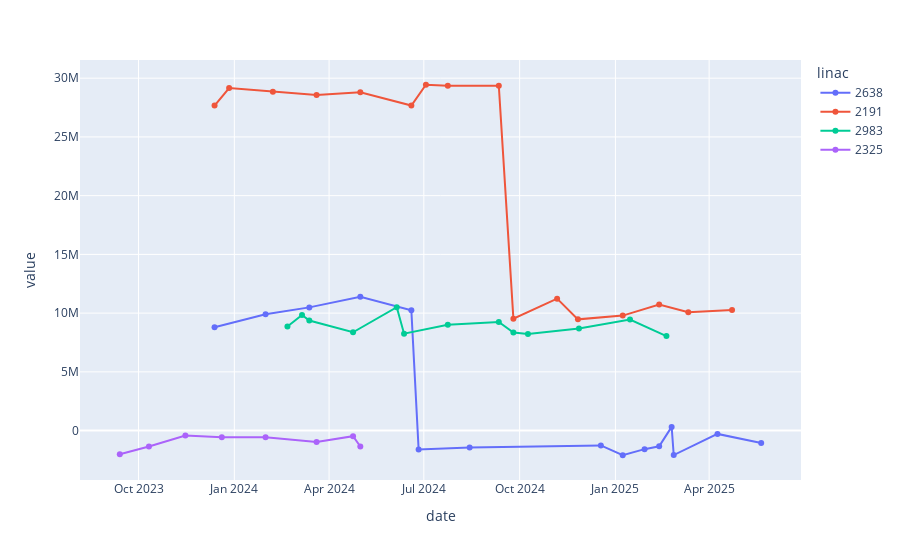
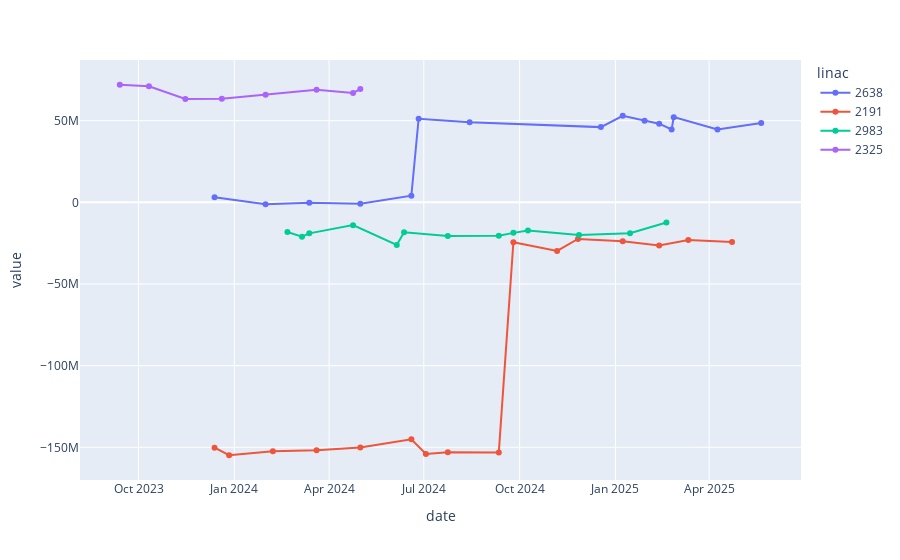
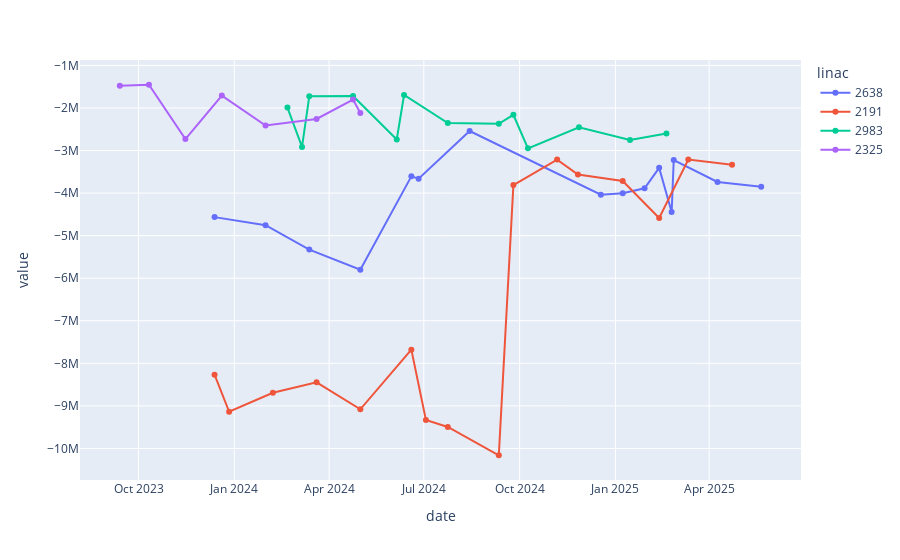
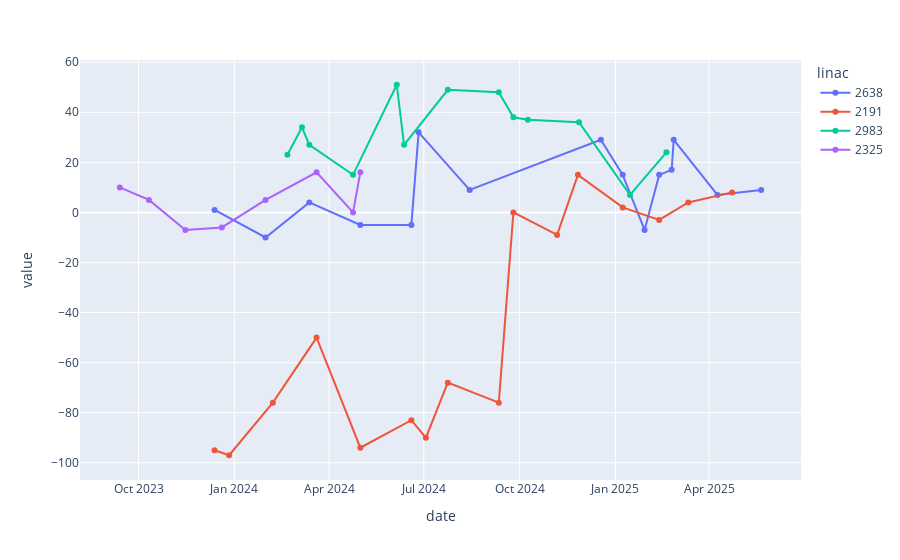

Notebook code cell kept with these figures, in order:
### Code cell
for x in range(len(show.columns)):  
    p_I = show.columns[x][:2]


    fig = px.line(optics_y2[optics_y2["Part&item"] == f"I:{p_I[0]} P:{p_I[1]}"], x="date", y ="value", color="linac", hover_data=["Part&item", "category"],markers=True)
    fig.show()

### Figure 1 — Plotly figure (JSON) as saved in the notebook; plotly's stock layout.template omitted (floating-point values rounded to 4 significant figures)
{"data": [{"customdata": [["I:2380 P:398.0", "Leaf Y2 1"], ["I:2380 P:398.0", "Leaf Y2 1"], ["I:2380 P:398.0", "Leaf Y2 1"], ["I:2380 P:398.0", "Leaf Y2 1"], ["I:2380 P:398.0", "Leaf Y2 1"], ["I:2380 P:398.0", "Leaf Y2 1"], ["I:2380 P:398.0", "Leaf Y2 1"], ["I:2380 P:398.0", "Leaf Y2 1"], ["I:2380 P:398.0", "Leaf Y2 1"], ["I:2380 P:398.0", "Leaf Y2 1"], ["I:2380 P:398.0", "Leaf Y2 1"], ["I:2380 P:398.0", "Leaf Y2 1"], ["I:2380 P:398.0", "Leaf Y2 1"], ["I:2380 P:398.0", "Leaf Y2 1"], ["I:2380 P:398.0", "Leaf Y2 1"]], "hovertemplate": "linac=2638<br>date=%{x}<br>value=%{y}<br>Part&item=%{customdata[0]}<br>category=%{customdata[1]}<extra></extra>", "legendgroup": "2638", "line": {"color": "#636efa", "dash": "solid"}, "marker": {"symbol": "circle"}, "mode": "lines+markers", "name": "2638", "orientation": "v", "showlegend": true, "type": "scatter", "x": ["2025-05-21", "2025-04-09", "2025-02-26", "2025-02-24", "2025-02-12", "2025-01-29", "2025-01-08", "2024-12-18", "2024-08-14", "2024-06-26", "2024-06-19", "2024-05-01", "2024-03-13", "2024-01-31", "2023-12-13"], "xaxis": "x", "y": [-1053699, -283385, -2081300, 315073, -1336272, -1580203, -2099075, -1261712, -1448414, -1614573, 10235622, 11395423, 10487684, 9909466, 8794145], "yaxis": "y"}, {"customdata": [["I:2380 P:398.0", "Leaf Y2 1"], ["I:2380 P:398.0", "Leaf Y2 1"], ["I:2380 P:398.0", "Leaf Y2 1"], ["I:2380 P:398.0", "Leaf Y2 1"], ["I:2380 P:398.0", "Leaf Y2 1"], ["I:2380 P:398.0", "Leaf Y2 1"], ["I:2380 P:398.0", "Leaf Y2 1"], ["I:2380 P:398.0", "Leaf Y2 1"], ["I:2380 P:398.0", "Leaf Y2 1"], ["I:2380 P:398.0", "Leaf Y2 1"], ["I:2380 P:398.0", "Leaf Y2 1"], ["I:2380 P:398.0", "Leaf Y2 1"], ["I:2380 P:398.0", "Leaf Y2 1"], ["I:2380 P:398.0", "Leaf Y2 1"], ["I:2380 P:398.0", "Leaf Y2 1"], ["I:2380 P:398.0", "Leaf Y2 1"]], "hovertemplate": "linac=2191<br>date=%{x}<br>value=%{y}<br>Part&item=%{customdata[0]}<br>category=%{customdata[1]}<extra></extra>", "legendgroup": "2191", "line": {"color": "#EF553B", "dash": "solid"}, "marker": {"symbol": "circle"}, "mode": "lines+markers", "name": "2191", "orientation": "v", "showlegend": true, "type": "scatter", "x": ["2025-04-23", "2025-03-12", "2025-02-12", "2025-01-08", "2024-11-26", "2024-11-06", "2024-09-25", "2024-09-11", "2024-07-24", "2024-07-03", "2024-06-19", "2024-05-01", "2024-03-20", "2024-02-07", "2023-12-27", "2023-12-13"], "xaxis": "x", "y": [10270783, 10082647, 10738335, 9788900, 9468558, 11233037, 9530761, 29360428, 29352826, 29440849, 27669497, 28808918, 28572578, 28844826, 29156302, 27669540], "yaxis": "y"}, {"customdata": [["I:2380 P:398.0", "Leaf Y2 1"], ["I:2380 P:398.0", "Leaf Y2 1"], ["I:2380 P:398.0", "Leaf Y2 1"], ["I:2380 P:398.0", "Leaf Y2 1"], ["I:2380 P:398.0", "Leaf Y2 1"], ["I:2380 P:398.0", "Leaf Y2 1"], ["I:2380 P:398.0", "Leaf Y2 1"], ["I:2380 P:398.0", "Leaf Y2 1"], ["I:2380 P:398.0", "Leaf Y2 1"], ["I:2380 P:398.0", "Leaf Y2 1"], ["I:2380 P:398.0", "Leaf Y2 1"], ["I:2380 P:398.0", "Leaf Y2 1"], ["I:2380 P:398.0", "Leaf Y2 1"]], "hovertemplate": "linac=2983<br>date=%{x}<br>value=%{y}<br>Part&item=%{customdata[0]}<br>category=%{customdata[1]}<extra></extra>", "legendgroup": "2983", "line": {"color": "#00cc96", "dash": "solid"}, "marker": {"symbol": "circle"}, "mode": "lines+markers", "name": "2983", "orientation": "v", "showlegend": true, "type": "scatter", "x": ["2025-02-19", "2025-01-15", "2024-11-27", "2024-10-09", "2024-09-25", "2024-09-11", "2024-07-24", "2024-06-12", "2024-06-05", "2024-04-24", "2024-03-13", "2024-03-06", "2024-02-21"], "xaxis": "x", "y": [8044889, 9457796, 8699075, 8225012, 8348095, 9239257, 9006481, 8249821, 10507981, 8368966, 9364320, 9838042, 8858500], "yaxis": "y"}, {"customdata": [["I:2380 P:398.0", "Leaf Y2 1"], ["I:2380 P:398.0", "Leaf Y2 1"], ["I:2380 P:398.0", "Leaf Y2 1"], ["I:2380 P:398.0", "Leaf Y2 1"], ["I:2380 P:398.0", "Leaf Y2 1"], ["I:2380 P:398.0", "Leaf Y2 1"], ["I:2380 P:398.0", "Leaf Y2 1"], ["I:2380 P:398.0", "Leaf Y2 1"]], "hovertemplate": "linac=2325<br>date=%{x}<br>value=%{y}<br>Part&item=%{customdata[0]}<br>category=%{customdata[1]}<extra></extra>", "legendgroup": "2325", "line": {"color": "#ab63fa", "dash": "solid"}, "marker": {"symbol": "circle"}, "mode": "lines+markers", "name": "2325", "orientation": "v", "showlegend": true, "type": "scatter", "x": ["2024-05-01", "2024-04-24", "2024-03-20", "2024-01-31", "2023-12-20", "2023-11-15", "2023-10-11", "2023-09-13"], "xaxis": "x", "y": [-1352145, -477599, -963012, -562696, -574543, -422729, -1347111, -2006749], "yaxis": "y"}], "layout": {"legend": {"title": {"text": "linac"}, "tracegroupgap": 0}, "margin": {"t": 60}, "xaxis": {"anchor": "y", "domain": [0, 1], "title": {"text": "date"}}, "yaxis": {"anchor": "x", "domain": [0, 1], "title": {"text": "value"}}}}

### Figure 2 — Plotly figure (JSON) as saved in the notebook; plotly's stock layout.template omitted (floating-point values rounded to 4 significant figures)
{"data": [{"customdata": [["I:2380 P:399.0", "Leaf Y2 1"], ["I:2380 P:399.0", "Leaf Y2 1"], ["I:2380 P:399.0", "Leaf Y2 1"], ["I:2380 P:399.0", "Leaf Y2 1"], ["I:2380 P:399.0", "Leaf Y2 1"], ["I:2380 P:399.0", "Leaf Y2 1"], ["I:2380 P:399.0", "Leaf Y2 1"], ["I:2380 P:399.0", "Leaf Y2 1"], ["I:2380 P:399.0", "Leaf Y2 1"], ["I:2380 P:399.0", "Leaf Y2 1"], ["I:2380 P:399.0", "Leaf Y2 1"], ["I:2380 P:399.0", "Leaf Y2 1"], ["I:2380 P:399.0", "Leaf Y2 1"], ["I:2380 P:399.0", "Leaf Y2 1"], ["I:2380 P:399.0", "Leaf Y2 1"]], "hovertemplate": "linac=2638<br>date=%{x}<br>value=%{y}<br>Part&item=%{customdata[0]}<br>category=%{customdata[1]}<extra></extra>", "legendgroup": "2638", "line": {"color": "#636efa", "dash": "solid"}, "marker": {"symbol": "circle"}, "mode": "lines+markers", "name": "2638", "orientation": "v", "showlegend": true, "type": "scatter", "x": ["2025-05-21", "2025-04-09", "2025-02-26", "2025-02-24", "2025-02-12", "2025-01-29", "2025-01-08", "2024-12-18", "2024-08-14", "2024-06-26", "2024-06-19", "2024-05-01", "2024-03-13", "2024-01-31", "2023-12-13"], "xaxis": "x", "y": [48502966, 44580187, 52157411, 44615102, 48151105, 49957344, 52935547, 46042215, 48991173, 51157402, 4026146, -808319, -187353, -1237584, 3121544], "yaxis": "y"}, {"customdata": [["I:2380 P:399.0", "Leaf Y2 1"], ["I:2380 P:399.0", "Leaf Y2 1"], ["I:2380 P:399.0", "Leaf Y2 1"], ["I:2380 P:399.0", "Leaf Y2 1"], ["I:2380 P:399.0", "Leaf Y2 1"], ["I:2380 P:399.0", "Leaf Y2 1"], ["I:2380 P:399.0", "Leaf Y2 1"], ["I:2380 P:399.0", "Leaf Y2 1"], ["I:2380 P:399.0", "Leaf Y2 1"], ["I:2380 P:399.0", "Leaf Y2 1"], ["I:2380 P:399.0", "Leaf Y2 1"], ["I:2380 P:399.0", "Leaf Y2 1"], ["I:2380 P:399.0", "Leaf Y2 1"], ["I:2380 P:399.0", "Leaf Y2 1"], ["I:2380 P:399.0", "Leaf Y2 1"], ["I:2380 P:399.0", "Leaf Y2 1"]], "hovertemplate": "linac=2191<br>date=%{x}<br>value=%{y}<br>Part&item=%{customdata[0]}<br>category=%{customdata[1]}<extra></extra>", "legendgroup": "2191", "line": {"color": "#EF553B", "dash": "solid"}, "marker": {"symbol": "circle"}, "mode": "lines+markers", "name": "2191", "orientation": "v", "showlegend": true, "type": "scatter", "x": ["2025-04-23", "2025-03-12", "2025-02-12", "2025-01-08", "2024-11-26", "2024-11-06", "2024-09-25", "2024-09-11", "2024-07-24", "2024-07-03", "2024-06-19", "2024-05-01", "2024-03-20", "2024-02-07", "2023-12-27", "2023-12-13"], "xaxis": "x", "y": [-24258943, -23144757, -26492178, -23858594, -22398800, -29780730, -24420024, -153124345, -153095933, -154037820, -145050056, -150078759, -151860779, -152383222, -154863162, -150234475], "yaxis": "y"}, {"customdata": [["I:2380 P:399.0", "Leaf Y2 1"], ["I:2380 P:399.0", "Leaf Y2 1"], ["I:2380 P:399.0", "Leaf Y2 1"], ["I:2380 P:399.0", "Leaf Y2 1"], ["I:2380 P:399.0", "Leaf Y2 1"], ["I:2380 P:399.0", "Leaf Y2 1"], ["I:2380 P:399.0", "Leaf Y2 1"], ["I:2380 P:399.0", "Leaf Y2 1"], ["I:2380 P:399.0", "Leaf Y2 1"], ["I:2380 P:399.0", "Leaf Y2 1"], ["I:2380 P:399.0", "Leaf Y2 1"], ["I:2380 P:399.0", "Leaf Y2 1"], ["I:2380 P:399.0", "Leaf Y2 1"]], "hovertemplate": "linac=2983<br>date=%{x}<br>value=%{y}<br>Part&item=%{customdata[0]}<br>category=%{customdata[1]}<extra></extra>", "legendgroup": "2983", "line": {"color": "#00cc96", "dash": "solid"}, "marker": {"symbol": "circle"}, "mode": "lines+markers", "name": "2983", "orientation": "v", "showlegend": true, "type": "scatter", "x": ["2025-02-19", "2025-01-15", "2024-11-27", "2024-10-09", "2024-09-25", "2024-09-11", "2024-07-24", "2024-06-12", "2024-06-05", "2024-04-24", "2024-03-13", "2024-03-06", "2024-02-21"], "xaxis": "x", "y": [-12328285, -18952083, -19944285, -17302248, -18704026, -20524081, -20647848, -18338570, -26121760, -13962983, -19008462, -21016980, -18200702], "yaxis": "y"}, {"customdata": [["I:2380 P:399.0", "Leaf Y2 1"], ["I:2380 P:399.0", "Leaf Y2 1"], ["I:2380 P:399.0", "Leaf Y2 1"], ["I:2380 P:399.0", "Leaf Y2 1"], ["I:2380 P:399.0", "Leaf Y2 1"], ["I:2380 P:399.0", "Leaf Y2 1"], ["I:2380 P:399.0", "Leaf Y2 1"], ["I:2380 P:399.0", "Leaf Y2 1"]], "hovertemplate": "linac=2325<br>date=%{x}<br>value=%{y}<br>Part&item=%{customdata[0]}<br>category=%{customdata[1]}<extra></extra>", "legendgroup": "2325", "line": {"color": "#ab63fa", "dash": "solid"}, "marker": {"symbol": "circle"}, "mode": "lines+markers", "name": "2325", "orientation": "v", "showlegend": true, "type": "scatter", "x": ["2024-05-01", "2024-04-24", "2024-03-20", "2024-01-31", "2023-12-20", "2023-11-15", "2023-10-11", "2023-09-13"], "xaxis": "x", "y": [69351228, 66968405, 68972834, 65863461, 63441924, 63282662, 71102249, 71985585], "yaxis": "y"}], "layout": {"legend": {"title": {"text": "linac"}, "tracegroupgap": 0}, "margin": {"t": 60}, "xaxis": {"anchor": "y", "domain": [0, 1], "title": {"text": "date"}}, "yaxis": {"anchor": "x", "domain": [0, 1], "title": {"text": "value"}}}}

### Figure 3 — Plotly figure (JSON) as saved in the notebook; plotly's stock layout.template omitted (floating-point values rounded to 4 significant figures)
{"data": [{"customdata": [["I:2380 P:400.0", "Leaf Y2 1"], ["I:2380 P:400.0", "Leaf Y2 1"], ["I:2380 P:400.0", "Leaf Y2 1"], ["I:2380 P:400.0", "Leaf Y2 1"], ["I:2380 P:400.0", "Leaf Y2 1"], ["I:2380 P:400.0", "Leaf Y2 1"], ["I:2380 P:400.0", "Leaf Y2 1"], ["I:2380 P:400.0", "Leaf Y2 1"], ["I:2380 P:400.0", "Leaf Y2 1"], ["I:2380 P:400.0", "Leaf Y2 1"], ["I:2380 P:400.0", "Leaf Y2 1"], ["I:2380 P:400.0", "Leaf Y2 1"], ["I:2380 P:400.0", "Leaf Y2 1"], ["I:2380 P:400.0", "Leaf Y2 1"], ["I:2380 P:400.0", "Leaf Y2 1"]], "hovertemplate": "linac=2638<br>date=%{x}<br>value=%{y}<br>Part&item=%{customdata[0]}<br>category=%{customdata[1]}<extra></extra>", "legendgroup": "2638", "line": {"color": "#636efa", "dash": "solid"}, "marker": {"symbol": "circle"}, "mode": "lines+markers", "name": "2638", "orientation": "v", "showlegend": true, "type": "scatter", "x": ["2025-05-21", "2025-04-09", "2025-02-26", "2025-02-24", "2025-02-12", "2025-01-29", "2025-01-08", "2024-12-18", "2024-08-14", "2024-06-26", "2024-06-19", "2024-05-01", "2024-03-13", "2024-01-31", "2023-12-13"], "xaxis": "x", "y": [-3849364, -3739880, -3223575, -4444517, -3407470, -3887471, -4003982, -4039678, -2542449, -3660786, -3607215, -5799435, -5328218, -4753633, -4564950], "yaxis": "y"}, {"customdata": [["I:2380 P:400.0", "Leaf Y2 1"], ["I:2380 P:400.0", "Leaf Y2 1"], ["I:2380 P:400.0", "Leaf Y2 1"], ["I:2380 P:400.0", "Leaf Y2 1"], ["I:2380 P:400.0", "Leaf Y2 1"], ["I:2380 P:400.0", "Leaf Y2 1"], ["I:2380 P:400.0", "Leaf Y2 1"], ["I:2380 P:400.0", "Leaf Y2 1"], ["I:2380 P:400.0", "Leaf Y2 1"], ["I:2380 P:400.0", "Leaf Y2 1"], ["I:2380 P:400.0", "Leaf Y2 1"], ["I:2380 P:400.0", "Leaf Y2 1"], ["I:2380 P:400.0", "Leaf Y2 1"], ["I:2380 P:400.0", "Leaf Y2 1"], ["I:2380 P:400.0", "Leaf Y2 1"], ["I:2380 P:400.0", "Leaf Y2 1"]], "hovertemplate": "linac=2191<br>date=%{x}<br>value=%{y}<br>Part&item=%{customdata[0]}<br>category=%{customdata[1]}<extra></extra>", "legendgroup": "2191", "line": {"color": "#EF553B", "dash": "solid"}, "marker": {"symbol": "circle"}, "mode": "lines+markers", "name": "2191", "orientation": "v", "showlegend": true, "type": "scatter", "x": ["2025-04-23", "2025-03-12", "2025-02-12", "2025-01-08", "2024-11-26", "2024-11-06", "2024-09-25", "2024-09-11", "2024-07-24", "2024-07-03", "2024-06-19", "2024-05-01", "2024-03-20", "2024-02-07", "2023-12-27", "2023-12-13"], "xaxis": "x", "y": [-3332220, -3213361, -4584472, -3716509, -3562173, -3213109, -3812215, -10160360, -9495214, -9330880, -7678926, -9080614, -8446832, -8691977, -9138163, -8266706], "yaxis": "y"}, {"customdata": [["I:2380 P:400.0", "Leaf Y2 1"], ["I:2380 P:400.0", "Leaf Y2 1"], ["I:2380 P:400.0", "Leaf Y2 1"], ["I:2380 P:400.0", "Leaf Y2 1"], ["I:2380 P:400.0", "Leaf Y2 1"], ["I:2380 P:400.0", "Leaf Y2 1"], ["I:2380 P:400.0", "Leaf Y2 1"], ["I:2380 P:400.0", "Leaf Y2 1"], ["I:2380 P:400.0", "Leaf Y2 1"], ["I:2380 P:400.0", "Leaf Y2 1"], ["I:2380 P:400.0", "Leaf Y2 1"], ["I:2380 P:400.0", "Leaf Y2 1"], ["I:2380 P:400.0", "Leaf Y2 1"]], "hovertemplate": "linac=2983<br>date=%{x}<br>value=%{y}<br>Part&item=%{customdata[0]}<br>category=%{customdata[1]}<extra></extra>", "legendgroup": "2983", "line": {"color": "#00cc96", "dash": "solid"}, "marker": {"symbol": "circle"}, "mode": "lines+markers", "name": "2983", "orientation": "v", "showlegend": true, "type": "scatter", "x": ["2025-02-19", "2025-01-15", "2024-11-27", "2024-10-09", "2024-09-25", "2024-09-11", "2024-07-24", "2024-06-12", "2024-06-05", "2024-04-24", "2024-03-13", "2024-03-06", "2024-02-21"], "xaxis": "x", "y": [-2600036, -2750286, -2454839, -2949480, -2161122, -2373371, -2354993, -1695660, -2739133, -1717966, -1724087, -2914416, -1991470], "yaxis": "y"}, {"customdata": [["I:2380 P:400.0", "Leaf Y2 1"], ["I:2380 P:400.0", "Leaf Y2 1"], ["I:2380 P:400.0", "Leaf Y2 1"], ["I:2380 P:400.0", "Leaf Y2 1"], ["I:2380 P:400.0", "Leaf Y2 1"], ["I:2380 P:400.0", "Leaf Y2 1"], ["I:2380 P:400.0", "Leaf Y2 1"], ["I:2380 P:400.0", "Leaf Y2 1"]], "hovertemplate": "linac=2325<br>date=%{x}<br>value=%{y}<br>Part&item=%{customdata[0]}<br>category=%{customdata[1]}<extra></extra>", "legendgroup": "2325", "line": {"color": "#ab63fa", "dash": "solid"}, "marker": {"symbol": "circle"}, "mode": "lines+markers", "name": "2325", "orientation": "v", "showlegend": true, "type": "scatter", "x": ["2024-05-01", "2024-04-24", "2024-03-20", "2024-01-31", "2023-12-20", "2023-11-15", "2023-10-11", "2023-09-13"], "xaxis": "x", "y": [-2118441, -1802570, -2259004, -2412157, -1708777, -2729689, -1454489, -1479038], "yaxis": "y"}], "layout": {"legend": {"title": {"text": "linac"}, "tracegroupgap": 0}, "margin": {"t": 60}, "xaxis": {"anchor": "y", "domain": [0, 1], "title": {"text": "date"}}, "yaxis": {"anchor": "x", "domain": [0, 1], "title": {"text": "value"}}}}

### Figure 4 — Plotly figure (JSON) as saved in the notebook; plotly's stock layout.template omitted (floating-point values rounded to 4 significant figures)
{"data": [{"customdata": [["I:2380 P:401.0", "Leaf Y2 1"], ["I:2380 P:401.0", "Leaf Y2 1"], ["I:2380 P:401.0", "Leaf Y2 1"], ["I:2380 P:401.0", "Leaf Y2 1"], ["I:2380 P:401.0", "Leaf Y2 1"], ["I:2380 P:401.0", "Leaf Y2 1"], ["I:2380 P:401.0", "Leaf Y2 1"], ["I:2380 P:401.0", "Leaf Y2 1"], ["I:2380 P:401.0", "Leaf Y2 1"], ["I:2380 P:401.0", "Leaf Y2 1"], ["I:2380 P:401.0", "Leaf Y2 1"], ["I:2380 P:401.0", "Leaf Y2 1"], ["I:2380 P:401.0", "Leaf Y2 1"], ["I:2380 P:401.0", "Leaf Y2 1"], ["I:2380 P:401.0", "Leaf Y2 1"]], "hovertemplate": "linac=2638<br>date=%{x}<br>value=%{y}<br>Part&item=%{customdata[0]}<br>category=%{customdata[1]}<extra></extra>", "legendgroup": "2638", "line": {"color": "#636efa", "dash": "solid"}, "marker": {"symbol": "circle"}, "mode": "lines+markers", "name": "2638", "orientation": "v", "showlegend": true, "type": "scatter", "x": ["2025-05-21", "2025-04-09", "2025-02-26", "2025-02-24", "2025-02-12", "2025-01-29", "2025-01-08", "2024-12-18", "2024-08-14", "2024-06-26", "2024-06-19", "2024-05-01", "2024-03-13", "2024-01-31", "2023-12-13"], "xaxis": "x", "y": [9, 7, 29, 17, 15, -7, 15, 29, 9, 32, -5, -5, 4, -10, 1], "yaxis": "y"}, {"customdata": [["I:2380 P:401.0", "Leaf Y2 1"], ["I:2380 P:401.0", "Leaf Y2 1"], ["I:2380 P:401.0", "Leaf Y2 1"], ["I:2380 P:401.0", "Leaf Y2 1"], ["I:2380 P:401.0", "Leaf Y2 1"], ["I:2380 P:401.0", "Leaf Y2 1"], ["I:2380 P:401.0", "Leaf Y2 1"], ["I:2380 P:401.0", "Leaf Y2 1"], ["I:2380 P:401.0", "Leaf Y2 1"], ["I:2380 P:401.0", "Leaf Y2 1"], ["I:2380 P:401.0", "Leaf Y2 1"], ["I:2380 P:401.0", "Leaf Y2 1"], ["I:2380 P:401.0", "Leaf Y2 1"], ["I:2380 P:401.0", "Leaf Y2 1"], ["I:2380 P:401.0", "Leaf Y2 1"], ["I:2380 P:401.0", "Leaf Y2 1"]], "hovertemplate": "linac=2191<br>date=%{x}<br>value=%{y}<br>Part&item=%{customdata[0]}<br>category=%{customdata[1]}<extra></extra>", "legendgroup": "2191", "line": {"color": "#EF553B", "dash": "solid"}, "marker": {"symbol": "circle"}, "mode": "lines+markers", "name": "2191", "orientation": "v", "showlegend": true, "type": "scatter", "x": ["2025-04-23", "2025-03-12", "2025-02-12", "2025-01-08", "2024-11-26", "2024-11-06", "2024-09-25", "2024-09-11", "2024-07-24", "2024-07-03", "2024-06-19", "2024-05-01", "2024-03-20", "2024-02-07", "2023-12-27", "2023-12-13"], "xaxis": "x", "y": [8, 4, -3, 2, 15, -9, 0, -76, -68, -90, -83, -94, -50, -76, -97, -95], "yaxis": "y"}, {"customdata": [["I:2380 P:401.0", "Leaf Y2 1"], ["I:2380 P:401.0", "Leaf Y2 1"], ["I:2380 P:401.0", "Leaf Y2 1"], ["I:2380 P:401.0", "Leaf Y2 1"], ["I:2380 P:401.0", "Leaf Y2 1"], ["I:2380 P:401.0", "Leaf Y2 1"], ["I:2380 P:401.0", "Leaf Y2 1"], ["I:2380 P:401.0", "Leaf Y2 1"], ["I:2380 P:401.0", "Leaf Y2 1"], ["I:2380 P:401.0", "Leaf Y2 1"], ["I:2380 P:401.0", "Leaf Y2 1"], ["I:2380 P:401.0", "Leaf Y2 1"], ["I:2380 P:401.0", "Leaf Y2 1"]], "hovertemplate": "linac=2983<br>date=%{x}<br>value=%{y}<br>Part&item=%{customdata[0]}<br>category=%{customdata[1]}<extra></extra>", "legendgroup": "2983", "line": {"color": "#00cc96", "dash": "solid"}, "marker": {"symbol": "circle"}, "mode": "lines+markers", "name": "2983", "orientation": "v", "showlegend": true, "type": "scatter", "x": ["2025-02-19", "2025-01-15", "2024-11-27", "2024-10-09", "2024-09-25", "2024-09-11", "2024-07-24", "2024-06-12", "2024-06-05", "2024-04-24", "2024-03-13", "2024-03-06", "2024-02-21"], "xaxis": "x", "y": [24, 7, 36, 37, 38, 48, 49, 27, 51, 15, 27, 34, 23], "yaxis": "y"}, {"customdata": [["I:2380 P:401.0", "Leaf Y2 1"], ["I:2380 P:401.0", "Leaf Y2 1"], ["I:2380 P:401.0", "Leaf Y2 1"], ["I:2380 P:401.0", "Leaf Y2 1"], ["I:2380 P:401.0", "Leaf Y2 1"], ["I:2380 P:401.0", "Leaf Y2 1"], ["I:2380 P:401.0", "Leaf Y2 1"], ["I:2380 P:401.0", "Leaf Y2 1"]], "hovertemplate": "linac=2325<br>date=%{x}<br>value=%{y}<br>Part&item=%{customdata[0]}<br>category=%{customdata[1]}<extra></extra>", "legendgroup": "2325", "line": {"color": "#ab63fa", "dash": "solid"}, "marker": {"symbol": "circle"}, "mode": "lines+markers", "name": "2325", "orientation": "v", "showlegend": true, "type": "scatter", "x": ["2024-05-01", "2024-04-24", "2024-03-20", "2024-01-31", "2023-12-20", "2023-11-15", "2023-10-11", "2023-09-13"], "xaxis": "x", "y": [16, 0, 16, 5, -6, -7, 5, 10], "yaxis": "y"}], "layout": {"legend": {"title": {"text": "linac"}, "tracegroupgap": 0}, "margin": {"t": 60}, "xaxis": {"anchor": "y", "domain": [0, 1], "title": {"text": "date"}}, "yaxis": {"anchor": "x", "domain": [0, 1], "title": {"text": "value"}}}}
